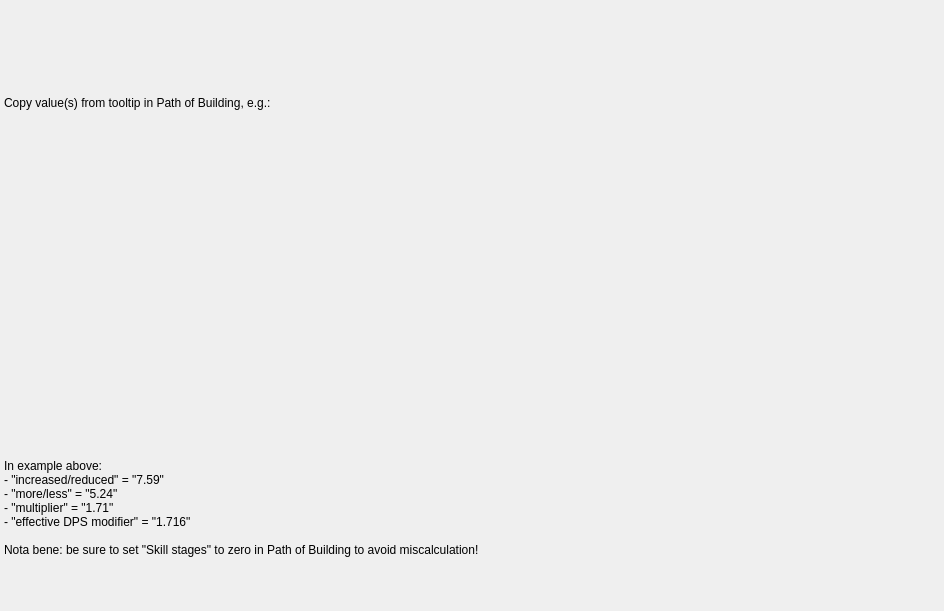
<?xml version="1.0" encoding="UTF-8"?>
<ui version="4.0">
 <class>hint_damage</class>
 <widget class="QDialog" name="hint_damage">
  <property name="geometry">
   <rect>
    <x>0</x>
    <y>0</y>
    <width>944</width>
    <height>611</height>
   </rect>
  </property>
  <property name="windowTitle">
   <string>Damage hint</string>
  </property>
  <layout class="QVBoxLayout">
   <property name="spacing">
    <number>4</number>
   </property>
   <property name="leftMargin">
    <number>4</number>
   </property>
   <property name="topMargin">
    <number>4</number>
   </property>
   <property name="rightMargin">
    <number>4</number>
   </property>
   <property name="bottomMargin">
    <number>4</number>
   </property>
   <item>
    <widget class="QLabel">
     <property name="text">
      <string>Copy value(s) from tooltip in Path of Building, e.g.:</string>
     </property>
    </widget>
   </item>
   <item>
    <widget class="QLabel">
     <property name="sizePolicy">
      <sizepolicy hsizetype="Minimum" vsizetype="Minimum">
       <horstretch>0</horstretch>
       <verstretch>0</verstretch>
      </sizepolicy>
     </property>
     <property name="text">
      <string/>
     </property>
     <property name="pixmap">
      <pixmap resource="resources.qrc">:/resources/pob_damage.png</pixmap>
     </property>
    </widget>
   </item>
   <item>
    <widget class="QLabel">
     <property name="text">
      <string>In example above:
- &quot;increased/reduced&quot; = &quot;7.59&quot;
- &quot;more/less&quot; = &quot;5.24&quot;
- &quot;multiplier&quot; = &quot;1.71&quot;
- &quot;effective DPS modifier&quot; = &quot;1.716&quot;

Nota bene: be sure to set &quot;Skill stages&quot; to zero in Path of Building to avoid miscalculation!</string>
     </property>
     <property name="textFormat">
      <enum>Qt::PlainText</enum>
     </property>
    </widget>
   </item>
  </layout>
 </widget>
 <resources>
  <include location="resources.qrc"/>
 </resources>
 <connections/>
</ui>
